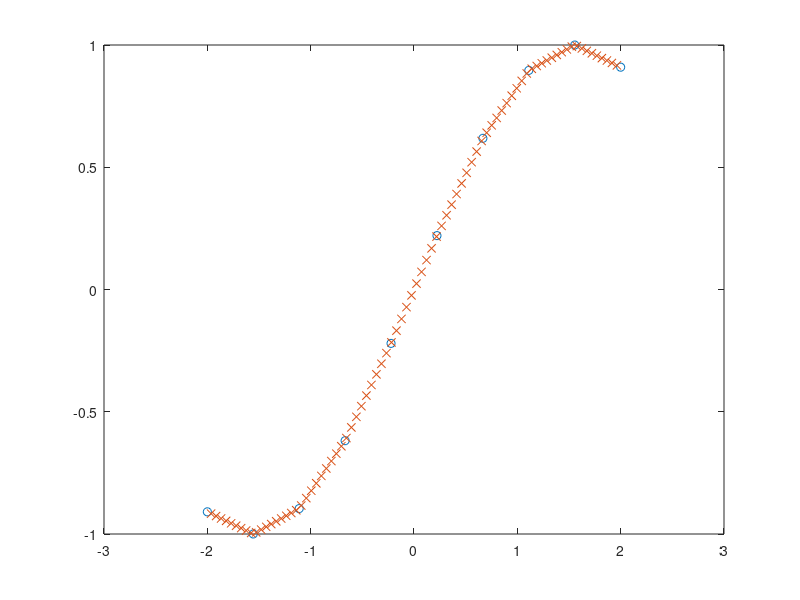

This chart was generated by the following MATLAB code:

grid_min = -2;
grid_max = 2;
grid_size = 10;
xi_min = grid_min * 1.2;
xi_max = grid_max * 1.2
xi_size = grid_size * 10;

% 1D
grid_1 = linspace(grid_min, grid_max, grid_size);
xi_grid_1 = linspace(xi_min, xi_max, xi_size);
X1 = grid_1;
f = sin(X1);
[xi_1] = ndgrid(xi_grid_1);
yi_1 = interp1(X1,f,xi_1); 
figure();
plot(X1,f,'o',xi_1,yi_1,'x')

% yi2 = linterp_matlab(x, y, xi);
% figure();
% plot(x,y,'o',xi,yi2)